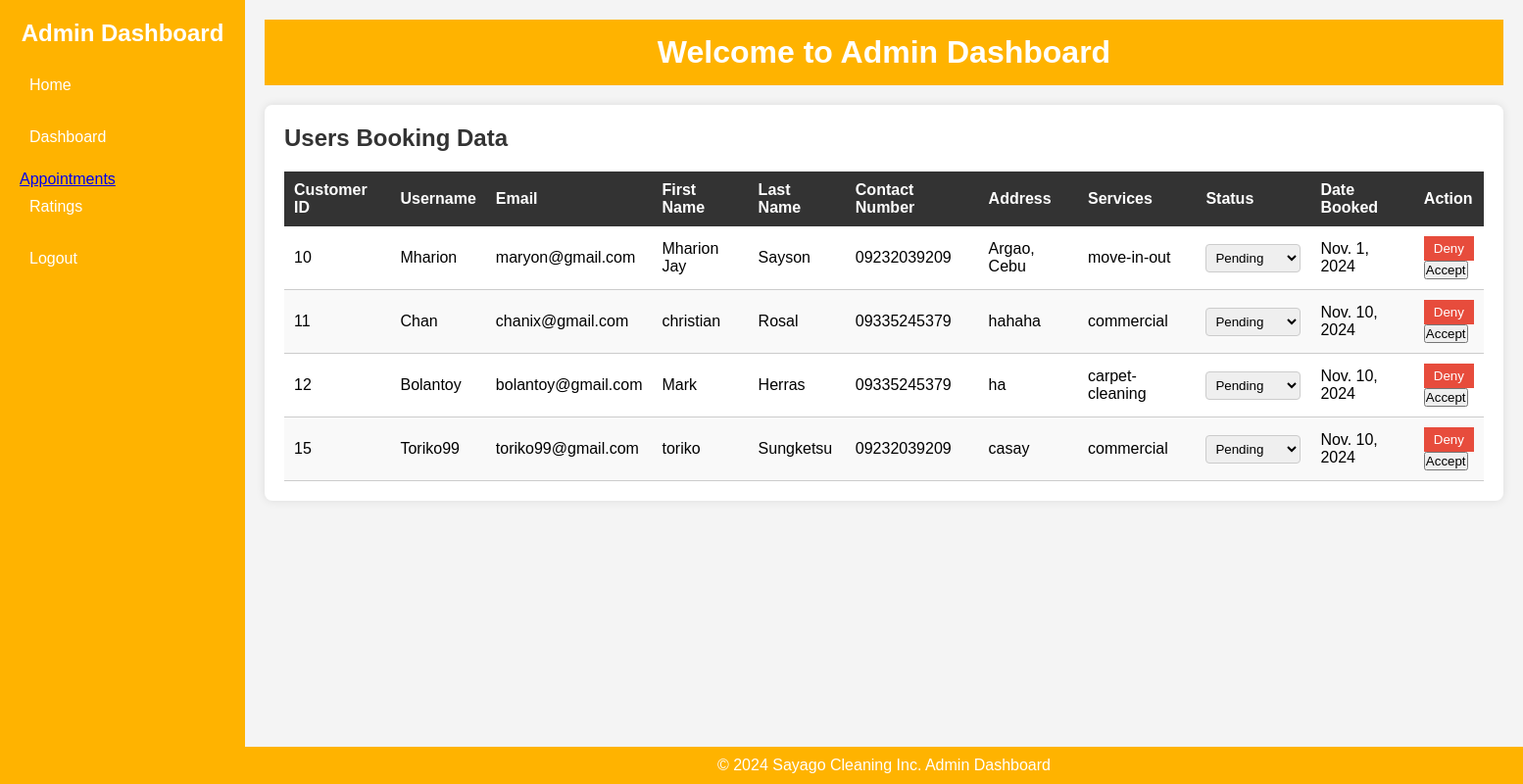
/admin_dashboard/, run on an earlier commit of the app's database.
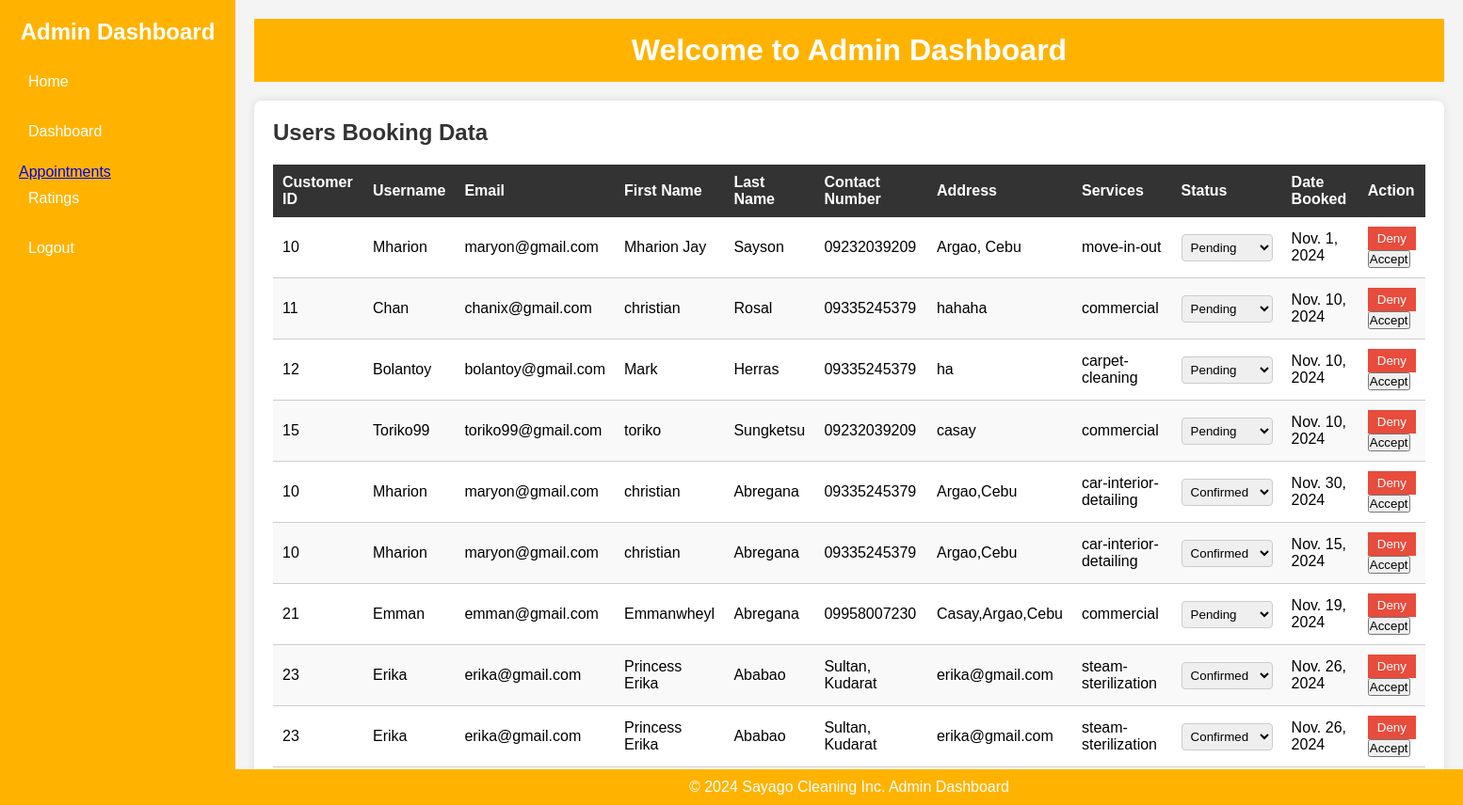
And on a later commit of the database.
### cleaning/models.py (models this page shows, shortened)
class Booking(models.Model):
    booking_id = models.AutoField(primary_key=True, editable=False)
    CLEANING_CHOICES = [
    ('residential', 'Residential Cleaning'),
    ('commercial', 'Commercial Cleaning'),
    ('deep-cleaning', 'Deep Cleaning'),
    ('move-in-out', 'Move-in/Move-out Cleaning'),
    ('carpet-cleaning', 'Carpet Cleaning'),
    ('upholstery-cleaning', 'Upholstery Cleaning'),
    ('window-cleaning', 'Window Cleaning'),
    ('eco-friendly', 'Eco-friendly Green Cleaning'),
    ('anti-bacterial-mist', 'Anti-Bacterial Mist Treatment'),
    ('car-interior-detailing', 'Car Interior Detailing'),
    ('deep-dry-cleaning', 'Deep Dry Cleaning'),
    ('deep-home-cleaning', 'Deep Home Cleaning'),
    ('deep-upholstery-shampooing', 'Deep Upholstery Shampooing'),
    ('steam-sterilization', 'Superior Steam Sterilization'),
]
    PENDING = 'pending'
    CONFIRMED = 'confirmed'
    DENIED = 'denied'
    COMPLETED = 'completed'
    STATUS_CHOICES = [
        (CONFIRMED, 'Confirmed'),
        (PENDING, 'Pending'),
        (DENIED, 'Denied'),
        (COMPLETED, 'Completed'),
    ]
    user = models.ForeignKey(User, on_delete=models.CASCADE)
    cleaning_service = models.CharField(max_length=100, choices=CLEANING_CHOICES)
    first_name = models.CharField(max_length=100)
    last_name = models.CharField(max_length=100, default='Unknown')
    contact_number = models.CharField(max_length=15)
    address = models.TextField()
    additional_info = models.TextField(blank=True, null=True)
    status = models.CharField(max_length=20, choices=STATUS_CHOICES, default=PENDING)
    created_at = models.DateTimeField(auto_now_add=True)
    booking_date = models.DateField()

### cleaning/views.py (the view)
# urls.py: path('admin_dashboard/', views.admin_dashboard, name='ad_dashboard'),
def admin_dashboard(request):
    bookings = Booking.objects.all() # Fetch all bookings for admin dashboard
    return render(request, 'cleaning/admin_dashboard.html', {'bookings': bookings})

### cleaning/templates/cleaning/admin_dashboard.html (shortened to what this page needs)
<!DOCTYPE html>
<html lang="en">
<head>
    {% load static %}
    <link rel="stylesheet" href="{% static 'styles/admin.css' %}?100">
</head>
<body>
    <div class="admin-container">
        <aside class="sidebar">
            <h2>Admin Dashboard</h2>
            <nav>
                <ul>
                    <li><a href="{% url 'admin_homepage' %}">Home</a></li>
                    <li><a href="{% url 'ad_dashboard' %}">Dashboard</a></li>
                    <a href ="{% url 'ad_approved' %}">Appointments</a>
                    <li><a href="{% url 'ratings' %}">Ratings</a></li>
                    <li><a href="{% url 'owner_login' %}">Logout</a></li>
                </ul>
            </nav>
        </aside>
        <div class="main-content">
            <header>
                <h1>Welcome to Admin Dashboard</h1>
            </header>
            <main>
                <section class="admin-panel">
                    <h2>Users Booking Data</h2>
                    <table class="user-table">
                        <thead>
                            <tr>
                                <th>Customer ID</th>
                                <th>Username</th>
                                <th>Email</th>
                                <th>First Name</th>
                                <th>Last Name</th>
                                <th>Contact Number</th>
                                <th>Address</th>
                                <th>Services</th>
                                <th>Status</th>
                                <th>Date Booked</th>
                                <th>Action</th>
                            </tr>
                        </thead>
                        <tbody>
                            {% if bookings %}
                                {% for booking in bookings %}
                                <tr>
                                    <td>{{ booking.user.id }}</td>
                                    <td>{{ booking.user.username }}</td>
                                    <td>{{ booking.user.email }}</td>
                                    <td>{{ booking.first_name }}</td>
                                    <td>{{ booking.last_name }}</td>
                                    <td>{{ booking.contact_number }}</td>
                                    <td>{{ booking.address }}</td>
                                    <td>{{ booking.cleaning_service }}</td>
                                    <td>
                                        <form method="POST" action="{% url 'update_booking_status' booking.booking_id %}">
                                            <select name="status" onchange="this.form.submit()">
                                                <option value="pending" {% if booking.status == 'pending' %}selected{% endif %}>Pending</option>
                                                <option value="confirmed" {% if booking.status == 'confirmed' %}selected{% endif %}>Confirmed</option>
                                            </select>
                                        </form>
                                    </td>
                                    <td>{{booking.booking_date}}</td>
                                    <td>
                                        <form method="POST" action="{% url 'deny_booking' booking.booking_id %}" class="action-form">
                                            <button type="submit" class="action-btn delete-btn">Deny</button>
                                        </form>
                                        <form method="POST" action="{% url 'accept_booking' booking.booking_id %}" class="action-form">
                                            <button type="submit" class="action-btn accept-btn">Accept</button>
                                        </form>
                                    </td>
                                </tr>
                                {% endfor %}
                            {% else %}
                                <tr>
                                    <td colspan="10">No bookings found.</td>
                                </tr>
                            {% endif %}
                        </tbody>
                    </table>
                </section>
            </main>
        </div>
    </div>
    <footer>
        <p>&copy; 2024 Sayago Cleaning Inc. Admin Dashboard</p>
    </footer>
</body>
</html>

### cleaning/static/styles/admin.css (style rules this page uses)
* { margin: 0; padding: 0; box-sizing: border-box; font-family: Arial, sans-serif; }
.admin-container { display: flex; min-height: 100vh; background-color: #f4f4f4; }
.sidebar { width: 250px; background-color: #FFB300; color: #fff; padding: 20px; position: fixed; height: 100%; }
.sidebar h2 { margin-bottom: 20px; text-align: center; }
.sidebar nav ul { list-style: none; padding: 0; }
.sidebar nav ul li { margin-bottom: 15px; }
.sidebar nav ul li a { color: #fff; text-decoration: none; font-size: 16px; display: block; padding: 10px; border-radius: 4px; transition: background-color 0.3s ease; }
.main-content { flex-grow: 1; margin-left: 250px; padding: 20px; }
.main-content header { background-color: #FFB300; color: white; padding: 15px; margin-bottom: 20px; text-align: center; }
.admin-panel { background-color: #fff; padding: 20px; border-radius: 8px; box-shadow: 0 0 10px rgba(0, 0, 0, 0.1); }
.admin-panel h2 { margin-bottom: 20px; color: #333; }
.user-table { width: 100%; border-collapse: collapse; }
.user-table thead { background-color: #333; color: #fff; }
.user-table thead th { padding: 10px; text-align: left; }
.user-table tbody td { padding: 10px; border-bottom: 1px solid #ccc; }
.user-table tbody tr:nth-child(even) { background-color: #f9f9f9; }
.delete-btn, .edit-btn { padding: 5px 10px; border: none; color: #fff; cursor: pointer; }
.delete-btn { background-color: #e74c3c; }
.user-table select { padding: 5px; border: 1px solid #ccc; border-radius: 4px; }
footer { text-align: center; padding: 10px; background-color: #FFB300; color: #fff; position: fixed; width: calc(100% - 250px); bottom: 0; left: 250px; }

What changed in the data, as far as the page shows it:
added Booking: user.id "10", user.username "Mharion", user.email "maryon@gmail.com", first_name "christian", last_name "Abregana", contact_number "09335245379", address "Argao,Cebu", cleaning_service "car-interior-detailing", status "Confirmed", booking_date "Nov. 30, 2024"
added Booking: user.id "10", user.username "Mharion", user.email "maryon@gmail.com", first_name "christian", last_name "Abregana", contact_number "09335245379", address "Argao,Cebu", cleaning_service "car-interior-detailing", status "Confirmed", booking_date "Nov. 15, 2024"
added Booking: user.id "21", user.username "Emman", user.email "emman@gmail.com", first_name "Emmanwheyl", last_name "Abregana", contact_number "09958007230", address "Casay,Argao,Cebu", cleaning_service "commercial", booking_date "Nov. 19, 2024"
added Booking: user.id "23", user.username "Erika", user.email "erika@gmail.com", first_name "Princess Erika", last_name "Ababao", contact_number "Sultan, Kudarat", address "erika@gmail.com", cleaning_service "steam-sterilization", status "Confirmed", booking_date "Nov. 26, 2024"
added Booking: user.id "23", user.username "Erika", user.email "erika@gmail.com", first_name "Princess Erika", last_name "Ababao", contact_number "Sultan, Kudarat", address "erika@gmail.com", cleaning_service "steam-sterilization", status "Confirmed", booking_date "Nov. 26, 2024"
